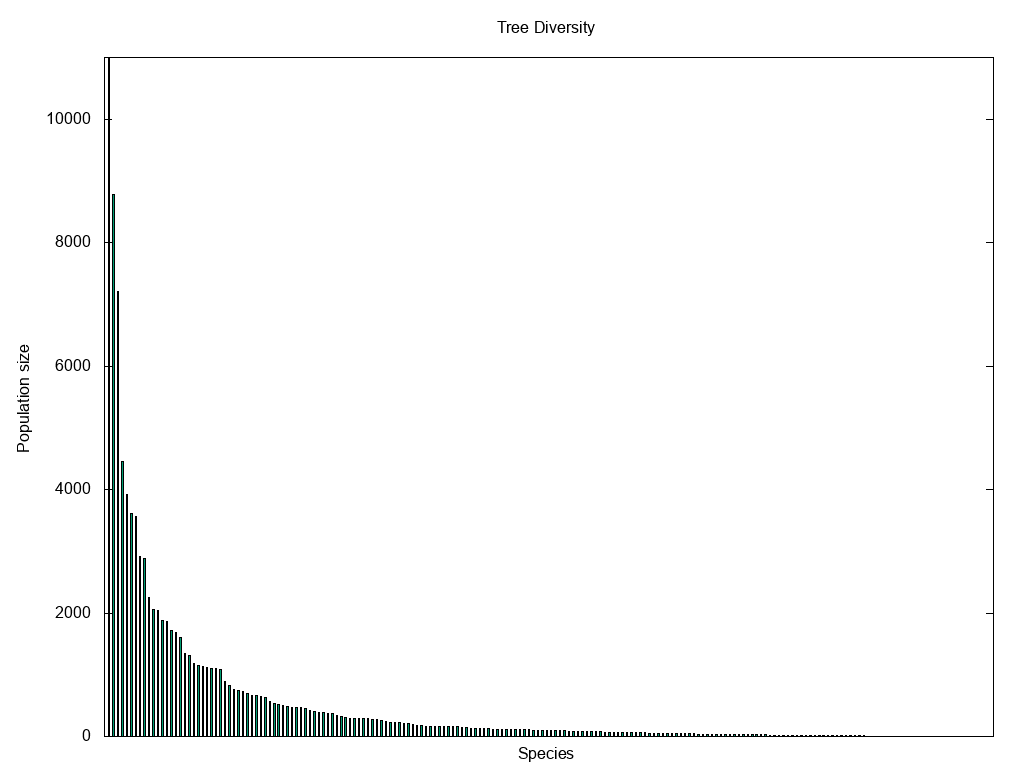

Write the gnuplot code that produced this figure.
set title "Tree Diversity"
set ylabel "Population size"
set xlabel "Species"
set style data histogram
set style fill solid border -1
set yrange [0:11000]
unset xtics
set term png size 1024,768
set output "tree_diversity.png"
plot 'tree_diversity_data' using 1:xtic(2) title '' lc 2
